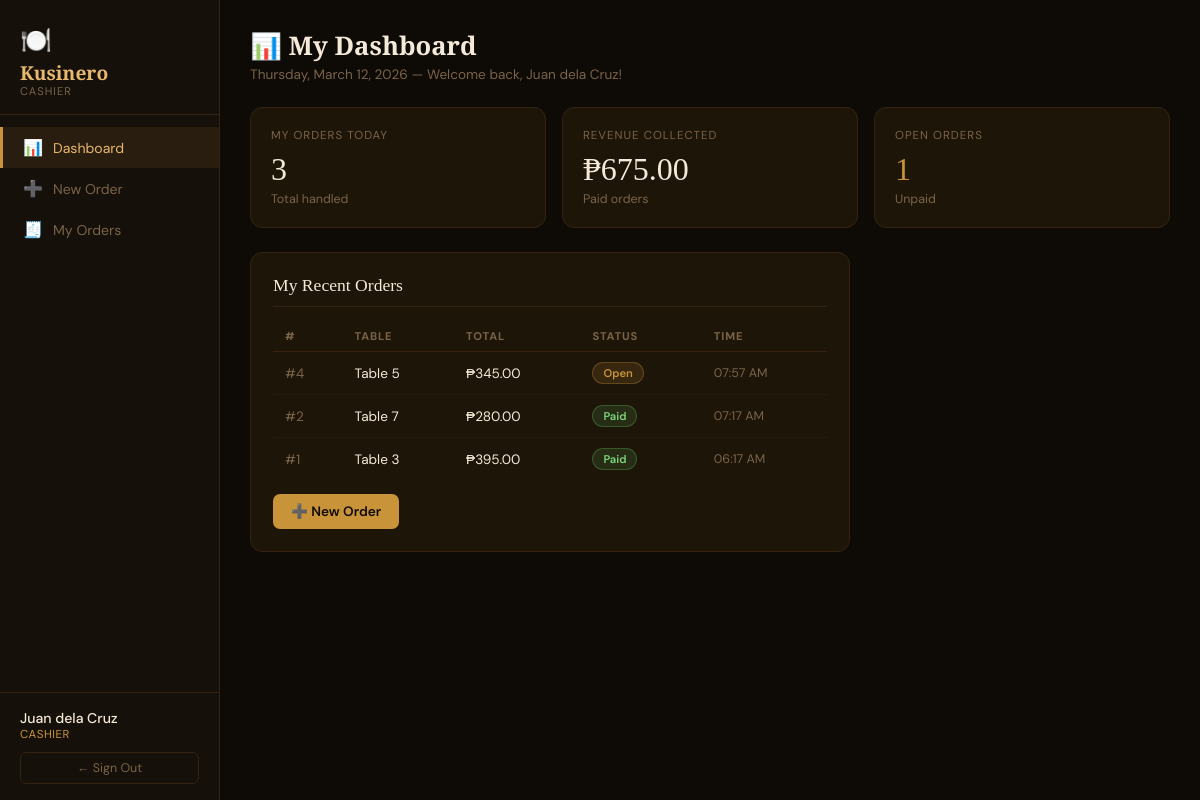
The app's page /pages/dashboard.php (signed in) with its own data.
### tables this page shows
CREATE TABLE users (
    id INT AUTO_INCREMENT PRIMARY KEY,
    name VARCHAR(100) NOT NULL,
    username VARCHAR(80) NOT NULL UNIQUE,
    password VARCHAR(255) NOT NULL,
    role_id INT NOT NULL,
    is_active TINYINT(1) DEFAULT 1,
    first_login TINYINT(1) DEFAULT 1,
    phone_number VARCHAR(20),
    email VARCHAR(120),
    failed_login_attempts INT DEFAULT 0,
    lockout_until DATETIME NULL,
    lockout_level INT DEFAULT 0,
    created_at TIMESTAMP DEFAULT CURRENT_TIMESTAMP,
    FOREIGN KEY (role_id) REFERENCES roles(id)
);

CREATE TABLE roles (
    id INT AUTO_INCREMENT PRIMARY KEY,
    name VARCHAR(50) NOT NULL UNIQUE,
    label VARCHAR(100) NOT NULL,
    description VARCHAR(255)
);

CREATE TABLE orders (
    id INT AUTO_INCREMENT PRIMARY KEY,
    cashier_id INT NOT NULL,
    table_number INT NOT NULL,
    total DECIMAL(10,2) DEFAULT 0,
    status ENUM('open','paid','refunded','void') DEFAULT 'open',
    created_at TIMESTAMP DEFAULT CURRENT_TIMESTAMP,
    FOREIGN KEY (cashier_id) REFERENCES users(id)
);

### auth/Auth.php (called while the page is built, shortened)
<?php
class Auth {
    private static ?array $user = null;
    public static function init(): void {
        if (!empty($_SESSION['uid'])) {
            $db   = Database::get();
            $stmt = $db->prepare("SELECT u.*, r.name AS role_name, r.label AS role_label
                                  FROM users u JOIN roles r ON r.id = u.role_id
                                  WHERE u.id = ? AND u.is_active = 1");
            $stmt->execute([$_SESSION['uid']]);
            self::$user = $stmt->fetch() ?: null;
        }
    }
    public static function user(): ?array    { return self::$user; }
    public static function isOwner(): bool   { return (self::$user['role_name'] ?? '') === 'owner'; }
}

### pages/dashboard.php (the view, shortened to what this page needs)
<?php
require_once __DIR__ . '/../auth/Auth.php';
Auth::init();
$db = Database::get();
$u  = Auth::user();
if (Auth::isOwner()) {
    $totalRevenue = $db->query("SELECT COALESCE(SUM(total),0) FROM orders WHERE status='paid'")->fetchColumn();
    $totalOrders  = $db->query("SELECT COUNT(*) FROM orders")->fetchColumn();
    $openOrders   = $db->query("SELECT COUNT(*) FROM orders WHERE status='open'")->fetchColumn();
    $totalItems   = $db->query("SELECT COUNT(*) FROM menu_items WHERE is_available=1")->fetchColumn();
    $recentOrders = $db->query("
        SELECT o.*, u.name AS cashier_name
        FROM orders o JOIN users u ON u.id = o.cashier_id
        ORDER BY o.created_at DESC LIMIT 6
    ")->fetchAll();
    $topItems = $db->query("
        SELECT m.name, SUM(oi.quantity) AS qty, SUM(oi.quantity * oi.unit_price) AS revenue
        FROM order_items oi JOIN menu_items m ON m.id = oi.menu_item_id
        GROUP BY m.id ORDER BY qty DESC LIMIT 5
    ")->fetchAll();
} else {
    $myOrders  = $db->prepare("SELECT COUNT(*) FROM orders WHERE cashier_id=?");
    $myOrders->execute([$u['id']]); $myOrders = $myOrders->fetchColumn();
    $myRevenue = $db->prepare("SELECT COALESCE(SUM(total),0) FROM orders WHERE cashier_id=? AND status='paid'");
    $myRevenue->execute([$u['id']]); $myRevenue = $myRevenue->fetchColumn();
    $openCount = $db->prepare("SELECT COUNT(*) FROM orders WHERE cashier_id=? AND status='open'");
    $openCount->execute([$u['id']]); $openCount = $openCount->fetchColumn();
    $recentMine = $db->prepare("SELECT * FROM orders WHERE cashier_id=? ORDER BY created_at DESC LIMIT 5");
    $recentMine->execute([$u['id']]); $recentMine = $recentMine->fetchAll();
}
include __DIR__ . '/../includes/nav.php';
?>
<div class="page-header">
  <h2><?= Auth::isOwner() ? '📊 Owner Dashboard' : '📊 My Dashboard' ?></h2>
  <p><?= date('l, F j, Y') ?> — Welcome back, <?= htmlspecialchars($u['name']) ?>!</p>
</div>
<?php if (Auth::isOwner()): ?>
<div class="grid-4">
  <div class="card">
    <div class="card-title">Total Revenue</div>
    <div class="card-value">₱<?= number_format($totalRevenue, 2) ?></div>
    <div class="card-sub">From paid orders</div>
  </div>
  <div class="card">
    <div class="card-title">Total Orders</div>
    <div class="card-value"><?= $totalOrders ?></div>
    <div class="card-sub">All time</div>
  </div>
  <div class="card">
    <div class="card-title">Open Orders</div>
    <div class="card-value" style="color:var(--gold)"><?= $openOrders ?></div>
    <div class="card-sub">Awaiting payment</div>
  </div>
  <div class="card">
    <div class="card-title">Menu Items</div>
    <div class="card-value"><?= $totalItems ?></div>
    <div class="card-sub">Currently available</div>
  </div>
</div>
<div class="grid-2">
  <div class="section-card">
    <div class="section-title">Recent Orders</div>
    <table>
      <thead><tr><th>#</th><th>Table</th><th>Cashier</th><th>Total</th><th>Status</th></tr></thead>
      <tbody>
      <?php foreach ($recentOrders as $o): ?>
        <tr>
          <td style="color:var(--muted)">#<?= $o['id'] ?></td>
          <td>Table <?= $o['table_number'] ?></td>
          <td><?= htmlspecialchars($o['cashier_name']) ?></td>
          <td>₱<?= number_format($o['total'],2) ?></td>
          <td><span class="badge badge-<?= $o['status'] ?>"><?= ucfirst($o['status']) ?></span></td>
        </tr>
      <?php endforeach; ?>
      </tbody>
    </table>
  </div>
  <div class="section-card">
    <div class="section-title">Top Selling Items</div>
    <table>
      <thead><tr><th>Item</th><th>Qty Sold</th><th>Revenue</th></tr></thead>
      <tbody>
      <?php foreach ($topItems as $i): ?>
        <tr>
          <td><?= htmlspecialchars($i['name']) ?></td>
          <td><?= $i['qty'] ?></td>
          <td>₱<?= number_format($i['revenue'],2) ?></td>
        </tr>
      <?php endforeach; ?>
      </tbody>
    </table>
  </div>
</div>
<?php else:  ?>
<div class="grid-4">
  <div class="card">
    <div class="card-title">My Orders Today</div>
    <div class="card-value"><?= $myOrders ?></div>
    <div class="card-sub">Total handled</div>
  </div>
  <div class="card">
    <div class="card-title">Revenue Collected</div>
    <div class="card-value">₱<?= number_format($myRevenue,2) ?></div>
    <div class="card-sub">Paid orders</div>
  </div>
  <div class="card">
    <div class="card-title">Open Orders</div>
    <div class="card-value" style="color:var(--gold)"><?= $openCount ?></div>
    <div class="card-sub">Unpaid</div>
  </div>
</div>
<div class="section-card" style="max-width:600px">
  <div class="section-title">My Recent Orders</div>
  <?php if (empty($recentMine)): ?>
    <p style="color:var(--muted);font-size:.85rem">No orders yet. <a href="new_order.php" style="color:var(--gold)">Create one →</a></p>
  <?php else: ?>
    <table>
      <thead><tr><th>#</th><th>Table</th><th>Total</th><th>Status</th><th>Time</th></tr></thead>
      <tbody>
      <?php foreach ($recentMine as $o): ?>
        <tr>
          <td style="color:var(--muted)">#<?= $o['id'] ?></td>
          <td>Table <?= $o['table_number'] ?></td>
          <td>₱<?= number_format($o['total'],2) ?></td>
          <td><span class="badge badge-<?= $o['status'] ?>"><?= ucfirst($o['status']) ?></span></td>
          <td style="color:var(--muted);font-size:.78rem"><?= date('h:i A', strtotime($o['created_at'])) ?></td>
        </tr>
      <?php endforeach; ?>
      </tbody>
    </table>
  <?php endif; ?>
  <div style="margin-top:14px">
    <a href="new_order.php" class="btn btn-gold">➕ New Order</a>
  </div>
</div>
<?php endif; ?>
</main></div>

### includes/nav.php (shortened to what this page needs)
<?php
require_once __DIR__ . '/../auth/Auth.php';
$u    = Auth::user();
$page = basename($_SERVER['PHP_SELF'], '.php');
$ownerNav = [
    'dashboard'     => ['icon'=>'📊','label'=>'Dashboard'],
    'orders'        => ['icon'=>'🧾','label'=>'All Orders'],
    'menu'          => ['icon'=>'📋','label'=>'Menu'],
    'cashiers'      => ['icon'=>'👥','label'=>'Cashiers'],
    'sales_report'  => ['icon'=>'📈','label'=>'Sales Report'],
    'audit_log'     => ['icon'=>'🔍','label'=>'Audit Log'],
];
$cashierNav = [
    'dashboard'     => ['icon'=>'📊','label'=>'Dashboard'],
    'new_order'     => ['icon'=>'➕','label'=>'New Order'],
    'my_orders'     => ['icon'=>'🧾','label'=>'My Orders'],
];
$nav = Auth::isOwner() ? $ownerNav : $cashierNav;
?>
<div class="layout">
<aside class="sidebar">
  <div class="sidebar-brand">
    <div class="icon">🍽️</div>
    <h1>Kusinero</h1>
    <p><?= htmlspecialchars($u['role_label']) ?></p>
  </div>
  <nav>
    <?php foreach ($nav as $href => $item): ?>
      <a href="<?= $href ?>.php" class="<?= $page === $href ? 'active' : '' ?>">
        <span class="nav-icon"><?= $item['icon'] ?></span>
        <?= $item['label'] ?>
      </a>
    <?php endforeach; ?>
  </nav>
  <div class="sidebar-footer">
    <div class="user-info">
      <div class="name"><?= htmlspecialchars($u['name']) ?></div>
      <div class="role"><?= htmlspecialchars($u['role_label']) ?></div>
    </div>
    <form method="POST" action="/logout.php">
      <button class="logout-btn" type="submit">← Sign Out</button>
    </form>
  </div>
</aside>
<main class="main">

### includes/nav.php (style rules this page uses)
*,*::before,*::after { box-sizing:border-box;margin:0;padding:0 }
.layout { display:flex;min-height:100vh; }
.sidebar { width:220px;flex-shrink:0;background:var(--surface);border-right:1px solid var(--border); display:flex;flex-direction:column;position:fixed;height:100vh;z-index:10; }
.sidebar-brand { padding:24px 20px 16px;border-bottom:1px solid var(--border); }
.sidebar-brand .icon { font-size:1.6rem; }
.sidebar-brand h1 { font-family:'Playfair Display',serif;color:var(--gold-light);font-size:1.2rem; line-height:1.2;margin-top:4px; }
.sidebar-brand p { font-size:.7rem;color:var(--muted);letter-spacing:1px;text-transform:uppercase; }
nav { flex:1;padding:12px 0; }
nav a { display:flex;align-items:center;gap:10px;padding:10px 20px;color:var(--muted); text-decoration:none;font-size:.88rem;transition:all .15s;border-left:3px solid transparent; }
nav a.active { color:var(--gold-light);background:rgba(201,147,58,.1);border-left-color:var(--gold); }
nav a .nav-icon { font-size:1rem;width:20px;text-align:center; }
.sidebar-footer { padding:16px 20px;border-top:1px solid var(--border); }
.user-info .name { font-size:.88rem;font-weight:500;color:var(--cream); }
.user-info .role { font-size:.72rem;color:var(--gold);letter-spacing:.5px;text-transform:uppercase; }
.logout-btn { display:block;margin-top:10px;padding:7px 12px;background:transparent; border:1px solid var(--border);color:var(--muted);border-radius:6px; font-size:.78rem;text-align:center;text-decoration:none;cursor:pointer; transition:all .2s;font-family:'DM Sans',sans-serif;width:100%; }
.main { margin-left:220px;flex:1;padding:28px 30px; }
.page-header { margin-bottom:24px; }
.page-header h2 { font-family:'Playfair Display',serif;font-size:1.6rem;color:var(--cream); }
.page-header p { color:var(--muted);font-size:.85rem;margin-top:3px; }
.card { background:var(--card);border:1px solid var(--border);border-radius:12px;padding:20px; }
.card-title { font-size:.72rem;text-transform:uppercase;letter-spacing:1px;color:var(--muted);margin-bottom:8px; }
.card-value { font-family:'Playfair Display',serif;font-size:2rem;color:var(--cream); }
.card-sub { font-size:.78rem;color:var(--muted);margin-top:3px; }
.grid-4 { display:grid;grid-template-columns:repeat(auto-fit,minmax(180px,1fr));gap:16px;margin-bottom:24px; }
.section-card { background:var(--card);border:1px solid var(--border);border-radius:12px;padding:22px; }
.section-title { font-family:'Playfair Display',serif;font-size:1.1rem;color:var(--cream); margin-bottom:14px;padding-bottom:10px;border-bottom:1px solid var(--border); }
table { width:100%;border-collapse:collapse;font-size:.85rem; }
th { text-align:left;color:var(--muted);font-size:.7rem;text-transform:uppercase;letter-spacing:.8px; padding:8px 12px;border-bottom:1px solid var(--border); }
td { padding:10px 12px;border-bottom:1px solid rgba(51,35,16,.5);vertical-align:middle; }
tr:last-child td { border-bottom:none; }
.badge { display:inline-block;padding:3px 10px;border-radius:20px;font-size:.7rem;font-weight:600; }
.badge-paid { background:rgba(92,184,92,.15);color:#7dd87d;border:1px solid rgba(92,184,92,.3); }
.badge-open { background:rgba(201,147,58,.15);color:var(--gold);border:1px solid rgba(201,147,58,.3); }
.btn { padding:9px 18px;border:none;border-radius:7px;font-family:'DM Sans',sans-serif; font-size:.85rem;font-weight:600;cursor:pointer;transition:all .15s;text-decoration:none;display:inline-block; }
.btn-gold { background:var(--gold);color:#0e0a06; }

### records on screen
users: role.label "CASHIER", name "Juan dela Cruz"
orders: id "4", table_number "5", total "345.00", status "Open", created_at "07:57 AM"
orders: id "2", table_number "7", total "280.00", status "Paid", created_at "07:17 AM"
orders: id "1", table_number "3", total "395.00", status "Paid", created_at "06:17 AM"

### other values on screen
$item['icon'] "📊"
$item['label'] "Dashboard"
$item['icon'] "➕"
$item['label'] "New Order"
$item['icon'] "🧾"
$item['label'] "My Orders"
$myOrders "3"
$myRevenue "675.00"
$openCount "1"
